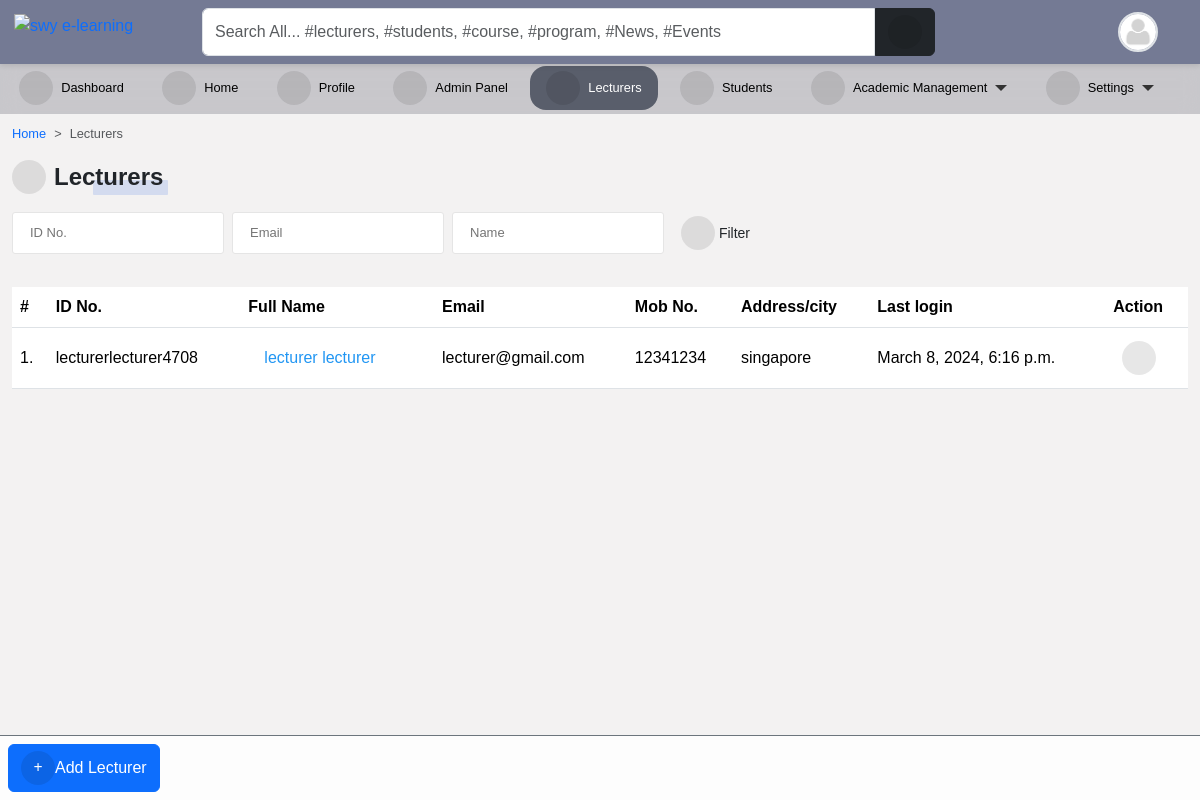
/accounts/lecturers/ (signed in), run on an earlier commit of the app's database.
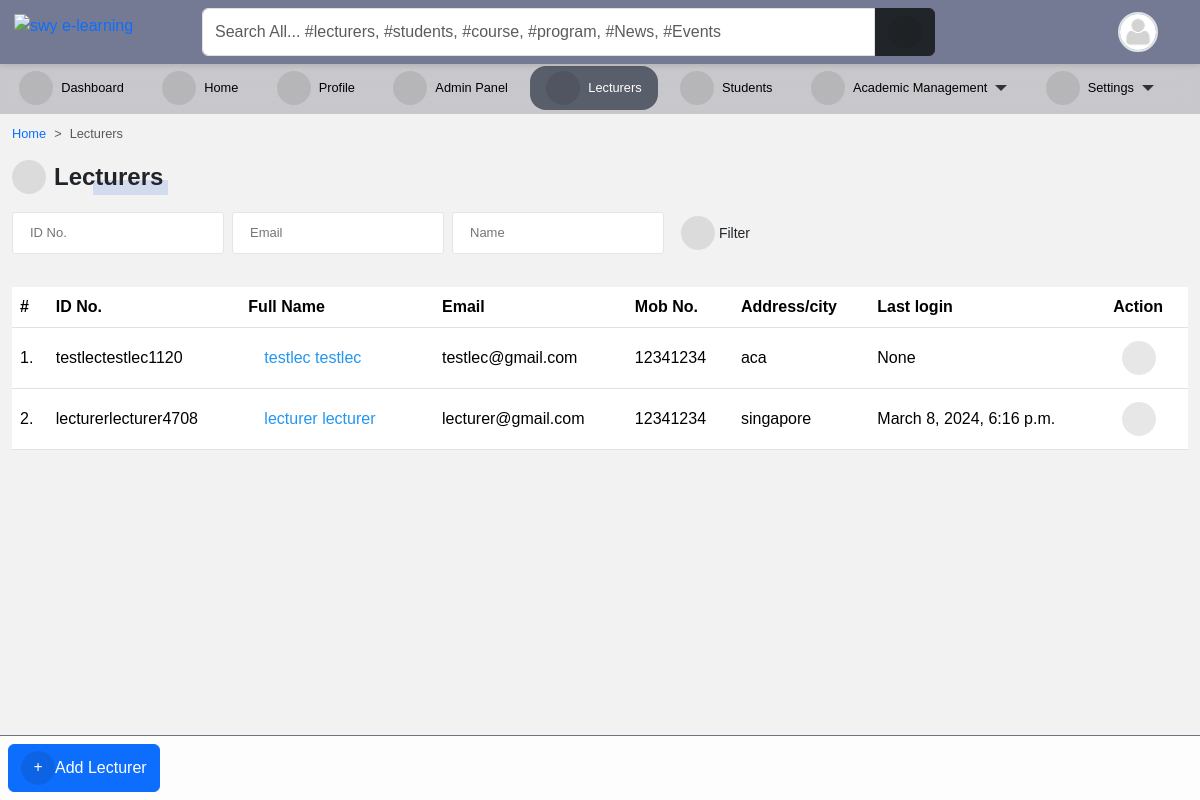
And on a later commit of the database.
### accounts/models.py (models this page shows, shortened)
class User(AbstractUser):
    is_student = models.BooleanField(default=False)
    is_lecturer = models.BooleanField(default=False)
    gender = models.CharField(max_length=1, choices=GENDERS, blank=True, null=True)
    phone = models.CharField(max_length=60, blank=True, null=True)
    address = models.CharField(max_length=60, blank=True, null=True)
    picture = models.ImageField(
        upload_to="profile_pictures/%y/%m/%d/", default="default.png", null=True
    )
    email = models.EmailField(blank=True, null=True)
    username_validator = ASCIIUsernameValidator()
    objects = CustomUserManager()
    class Meta:
        ordering = ("-date_joined",)
    @property
    def get_full_name(self):
        full_name = self.username
        if self.first_name and self.last_name:
            full_name = self.first_name + " " + self.last_name
        return full_name
    @property
    def get_user_role(self):
        if self.is_superuser:
            role = "Admin"
        elif self.is_student:
            role = "Student"
        elif self.is_lecturer:
            role = "Lecturer"
        return role

### accounts/views.py (the view)
# urls.py: path("lecturers/", LecturerFilterView.as_view(), name="lecturer_list"),
@method_decorator([login_required(login_url='sign_in'), admin_required], name="dispatch")
class LecturerFilterView(FilterView):
    filterset_class = LecturerFilter
    queryset = User.objects.filter(is_lecturer=True)
    template_name = "accounts/lecturer_list.html"
    paginate_by = 10  # if pagination is desired
    def get_context_data(self, **kwargs):
        context = super().get_context_data(**kwargs)
        context["title"] = "Lecturers"
        return context

### templates/accounts/lecturer_list.html (shortened to what this page needs)
{% extends 'base.html' %}
{% block content %}
<nav style="--bs-breadcrumb-divider: '>';" aria-label="breadcrumb">
    <ol class="breadcrumb">
      <li class="breadcrumb-item"><a href="/">Home</a></li>
      <li class="breadcrumb-item active" aria-current="page">Lecturers</li>
    </ol>
</nav>
{% if request.user.is_superuser %}
<div class="manage-wrap">
    <a class="btn btn-primary" href="{% url 'add_lecturer' %}"><i class="fas fa-plus"></i>Add Lecturer</a>
</div>
{% endif %}
<p class="title-1"><i class="fas fa-chalkboard-teacher"></i>Lecturers</p>
{% include 'snippets/filter_form.html' %}
<div class="table-responsive table-shadow table-light table-striped m-0 mt-4">
    <table class="table">
        <thead>
            <tr>
                <th>#</th>
                <th> ID No. </th>
                <th> Full Name </th>
                <th> Email </th>
                <th> Mob No. </th>
                <th> Address/city </th>
                <th> Last login </th>
                {% if request.user.is_superuser %}
                <th> Action </th>
                {% endif %}
            </tr>
        </thead>
        <tbody>
            {% for lecturer in filter.qs %}
            <tr>
                <td> {{ forloop.counter }}.</td>
                <td>{{ lecturer.username }}</td>
                <td><a href="{% url 'profile_single' lecturer.id %}">{{ lecturer.get_full_name }}</a></td>
                <td>{{ lecturer.email }}</td>
                <td>{{ lecturer.phone }}</td>
                <td>{{ lecturer.address }}</td>
                <td>{{ lecturer.last_login }}</td>
                {% if request.user.is_superuser %}
                <td>
                    <div class="dropdown">
                        <button class="btn btn-sm" type="button" data-bs-toggle="dropdown" aria-expanded="false">
                            <i class="fa fa-ellipsis-vertical"></i>
                        </button>
                      </div>
                </td>
                {% endif %}
            {% endfor %}
        </tbody>
    </table>
</div>
{% endblock content %}

### templates/base.html (shortened to what this page needs)
{% load static %}
<!DOCTYPE html>
<html lang="en">
<head>
    <link rel="stylesheet" type="text/css" href="{% static 'vendor/fontawesome-6.5.1/css/all.min.css' %}">
    <link rel="stylesheet" type="text/css" href="{% static 'vendor/bootstrap-5.3.2/css/bootstrap.min.css' %}">
    <link rel="stylesheet" type="text/css" href="{% static 'scss/style1.css' %}">
</head>
<body>
    {% block sidebar %}
        {% include 'aside.html' %}
    {% endblock %}
    {% block maincontent %}
    <div id="main">
        {% block topbar %}
            {% include 'navbar.html' %}
        {% endblock %}
        <div class="container-fluid" id="main-content">
            {% block content %}{% endblock content %}
        </div>
    </div>
    {% endblock %}
</body>
</html>

### templates/aside.html (shortened to what this page needs)
{% load static %}
<div id="side-nav">
		{% url 'home' as hom %} {% url 'dashboard' as dash %} {% url 'profile' as prof %}
		{% url 'lecturer_list' as lec %}
		{% url 'student_list' as stu %} {% url 'course_allocation_view' as cav %}
		{% url 'admin_panel' as admin_p %}
		<ul class="nav-link">
			{% if request.user %}
			<li class="{% if request.path == dash %}active{% endif %}">
				<a href="{% url 'dashboard' %}"><i class="fas fa-tachometer-alt"></i>Dashboard</a>
			</li>
			{% endif %}
			<li class="{% if request.path == hom %}active{% endif %}">
				<a href="{% url 'home' %}"><i class="fas fa-home"></i>Home</a>
			</li>
			<li class="{% if request.path == prof %}active{% endif %}">
				<a href="{% url 'profile' %}"><i class="fas fa-user"></i>Profile</a>
			</li>
			{% if request.user.is_superuser %}
			<li class="{% if request.path == admin_p %}active{% endif %}">
				<a href="{% url 'admin_panel' %}"><i class="fas fa-user-tie"></i>Admin Panel</a>
			</li>
			<li class="{% if request.path == lec %}active{% endif %}">
				<a href="{% url 'lecturer_list' %}"><i class="fas fa-chalkboard-teacher"></i>Lecturers</a>
			</li>
			<li class="{% if request.path == stu %}active{% endif %}">
				<a href="{% url 'student_list' %}"><i class="fas fa-user-graduate"></i>Students</a>
			</li>
			{% endif %}
			<li class="settings">
				<a href="#"><i class="fas fa-book-open"></i> Academic Management<b class="caret"></b></a>
			</li>
			<li class="settings">
				<a href="#"><i class="fas fa-cogs"></i>Settings<b class="caret"></b></a>
			</li>
		</ul>
</div>

### templates/navbar.html (shortened to what this page needs)
{% load static %}
<div id="top-navbar" class="py-2 top-navbar">
	<div class="container">
		<a href="/" class="head-logo">
			<img src="{% static 'img/swy e-learning.jpg' %}" width="40px" alt="swy e-learning">
		</a>
		<div class="nav-wrapper">
			<form class="form-header" action="{% url 'query' %}" method="GET">
				<input id="primary-search" class="form-control rounded-end-0" type="text" name="q" value="{{ request.GET.q }}"
					placeholder="Search All... #lecturers, #students, #course, #program, #News, #Events" required />
				<button class="btn btn-dark rounded-start-0" type="submit">
					<i class="fas fa-search"></i>
				</button>
			</form>
			<div class="dropdown index">
				<div class="avatar border border-2" type="button" data-bs-toggle="dropdown" aria-expanded="false">
					<img src="{{ request.user.picture.url }}">
				</div>
			</div>
		</div>
	</div>
</div>

### templates/snippets/filter_form.html
{% if filter.form %}
<form action="" method="get">
    <div class="d-flex flex-wrap align-items-center">
        {% for field in filter.form %}
        <div class="mb-2 me-2">
            {{ field }}
        </div>
        {% endfor %}
        <button class="btn btn-sm mb-2" type="submit">
            <i class="fa fa-sliders"></i> Filter
        </button>
    </div>
</form>
{% endif %}

### static/scss/style1.css (style rules this page uses)
*, body { font-family: "Rubik", sans-serif; }
body { background-color: #f3f2f2; }
.table td, .table th { vertical-align: middle; }
.table tbody > tr > td > a { display: flex; color: #2196f3; padding: 0.5rem 1rem; transition: 0.2s; }
#main { padding-top: 65px; padding-bottom: 3rem; padding-left: 300px; transition: 0.5s; }
#main .container-fluid { margin-top: 3.7rem; }
#top-navbar { position: fixed; top: 0; right: 0; -webkit-margin-start: -10px; z-index: 90; padding: 0; background: #747a94; box-shadow: 0px 2px 5px 0px rgba(0, 0, 0, 0.1); transition: 0.3s; margin: 0; }
#top-navbar .container { display: flex; background-color: transparent; position: relative; }
#top-navbar .nav-wrapper { display: flex; flex-wrap: wrap; justify-content: space-between; align-items: center; width: 100%; margin-left: 10rem; background-color: transparent; }
#top-navbar .nav-wrapper .form-header { display: flex; flex: 0.8; }
#top-navbar .nav-wrapper .form-header button { flex: 0.1; }
#top-navbar { left: 0; }
.manage-wrap { position: fixed; bottom: 0; right: 0; left: 300px; padding: 0.5rem; z-index: 10; background-color: rgba(255, 255, 255, 0.8); border-top: 1px solid #6c757d; transition: 0.3s; }
.manage-wrap { left: 0; }
.au-input { display: flex; width: auto; line-height: 40px; border: 1px solid #e5e5e5; font-family: inherit; font-size: 13px; color: #666; padding: 0 17px; border-radius: 3px; transition: all 0.2s ease; }
.avatar { width: 40px; height: 40px; border-radius: 50%; overflow: hidden; }
.avatar img { width: 100%; height: 100%; -o-object-fit: cover; object-fit: cover; }
#side-nav { width: 100%; position: fixed; height: 50px; top: 3.99rem; bottom: 0; padding-top: 0.9rem; display: flex; align-items: center; justify-content: space-between; z-index: 80; background-color: rgba(90, 90, 102, 0.2745098039); backdrop-filter: blur(10px); -webkit-backdrop-filter: blur(10px); box-shadow: 0px 2px 5px 0px rgba(0, 0, 0, 0.16), 0px 2px 10px 0px rgba(0, 0, 0, 0.12); transition: 0.3s; }
#side-nav i { margin-right: 8px; }
#side-nav .nav-link { display: flex; }
#side-nav ul { padding: 0; }
#side-nav ul li { list-style: none; }
#side-nav ul li:last-child { border-bottom: none; }
#side-nav ul li a { display: flex; align-items: center; padding: 0.3rem 1rem; color: #000000; border-radius: 1rem; transition: 0.25s; }
#side-nav ul li.active a { background: rgb(89, 94, 107); color: #fff; }
#side-nav { box-shadow: 0px 0px 0px 0px #dbdbdb; }
#main { box-shadow: 0px 0px 0px 0px #dbdbdb; padding-left: 0px; }
a { color: var(--bs-primary); text-decoration: none; }
.title-1 { position: relative; display: inline-flex; align-items: center; font-family: inherit; text-transform: capitalize; font-weight: 700; font-size: 24px; border-radius: 0.2em; }
.title-1::before { content: ""; position: absolute; bottom: 0; right: -5px; width: 50%; height: 15px; z-index: -1; border-radius: 1px; background-color: rgba(83, 126, 226, 0.2); animation: lineAnim 1s ease-in forwards; }
.title-1 i { margin-right: 8px; }
.fas, .fa { font-size: 16px; display: inline-flex; align-items: center; justify-content: center; width: 34px; height: 34px; background-color: rgba(0, 0, 0, 0.093); border-radius: 50%; }

### templates/aside.html (style rules this page uses)
.settings, .settings2, .settings1 { position: relative; }
.nav-link li { margin-right: .2rem; margin-left: .2rem; }
li { font-size: .8rem; }
.caret { border-top: 6px solid; border-right: 6px solid transparent; border-left: 6px solid transparent; margin-left: .5rem; }
.caret { color: #333; font-size: 12px; }

### templates/navbar.html (style rules this page uses)
.head-logo { position: absolute; left: -1rem; top: 0.3rem; }

What changed in the data, as far as the page shows it:
added User: username "testlectestlec1120", get_full_name "testlec testlec", email "testlec@gmail.com", phone "12341234", address "aca", last_login "None"
